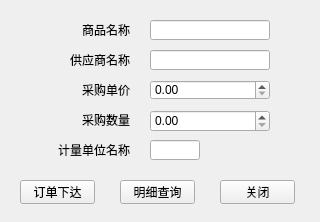
<?xml version="1.0" encoding="UTF-8"?>
<ui version="4.0">
 <class>Form</class>
 <widget class="QWidget" name="Form">
  <property name="geometry">
   <rect>
    <x>0</x>
    <y>0</y>
    <width>320</width>
    <height>222</height>
   </rect>
  </property>
  <property name="windowTitle">
   <string>采购订单下达</string>
  </property>
  <widget class="QLabel" name="label">
   <property name="geometry">
    <rect>
     <x>50</x>
     <y>20</y>
     <width>80</width>
     <height>20</height>
    </rect>
   </property>
   <property name="text">
    <string>商品名称</string>
   </property>
   <property name="alignment">
    <set>Qt::AlignRight|Qt::AlignTrailing|Qt::AlignVCenter</set>
   </property>
  </widget>
  <widget class="QLabel" name="label_2">
   <property name="geometry">
    <rect>
     <x>50</x>
     <y>50</y>
     <width>80</width>
     <height>20</height>
    </rect>
   </property>
   <property name="text">
    <string>供应商名称</string>
   </property>
   <property name="alignment">
    <set>Qt::AlignRight|Qt::AlignTrailing|Qt::AlignVCenter</set>
   </property>
  </widget>
  <widget class="QLabel" name="label_3">
   <property name="geometry">
    <rect>
     <x>50</x>
     <y>80</y>
     <width>80</width>
     <height>20</height>
    </rect>
   </property>
   <property name="text">
    <string>采购单价</string>
   </property>
   <property name="alignment">
    <set>Qt::AlignRight|Qt::AlignTrailing|Qt::AlignVCenter</set>
   </property>
  </widget>
  <widget class="QLabel" name="label_4">
   <property name="geometry">
    <rect>
     <x>50</x>
     <y>110</y>
     <width>80</width>
     <height>20</height>
    </rect>
   </property>
   <property name="text">
    <string>采购数量</string>
   </property>
   <property name="alignment">
    <set>Qt::AlignRight|Qt::AlignTrailing|Qt::AlignVCenter</set>
   </property>
  </widget>
  <widget class="QLabel" name="label_5">
   <property name="geometry">
    <rect>
     <x>50</x>
     <y>140</y>
     <width>80</width>
     <height>20</height>
    </rect>
   </property>
   <property name="text">
    <string>计量单位名称</string>
   </property>
   <property name="alignment">
    <set>Qt::AlignRight|Qt::AlignTrailing|Qt::AlignVCenter</set>
   </property>
  </widget>
  <widget class="QDoubleSpinBox" name="priceBox">
   <property name="geometry">
    <rect>
     <x>150</x>
     <y>80</y>
     <width>120</width>
     <height>20</height>
    </rect>
   </property>
   <property name="maximum">
    <double>999999.989999999990687</double>
   </property>
   <property name="value">
    <double>0.000000000000000</double>
   </property>
  </widget>
  <widget class="QLineEdit" name="measureEdit">
   <property name="geometry">
    <rect>
     <x>150</x>
     <y>140</y>
     <width>50</width>
     <height>20</height>
    </rect>
   </property>
  </widget>
  <widget class="QDoubleSpinBox" name="quantityBox">
   <property name="geometry">
    <rect>
     <x>150</x>
     <y>110</y>
     <width>120</width>
     <height>22</height>
    </rect>
   </property>
   <property name="maximum">
    <double>1000000.000000000000000</double>
   </property>
  </widget>
  <widget class="QPushButton" name="orderButton">
   <property name="geometry">
    <rect>
     <x>20</x>
     <y>180</y>
     <width>75</width>
     <height>24</height>
    </rect>
   </property>
   <property name="text">
    <string>订单下达</string>
   </property>
  </widget>
  <widget class="QPushButton" name="queryButton">
   <property name="geometry">
    <rect>
     <x>120</x>
     <y>180</y>
     <width>75</width>
     <height>24</height>
    </rect>
   </property>
   <property name="text">
    <string>明细查询</string>
   </property>
  </widget>
  <widget class="QPushButton" name="exitButton">
   <property name="geometry">
    <rect>
     <x>220</x>
     <y>180</y>
     <width>75</width>
     <height>24</height>
    </rect>
   </property>
   <property name="text">
    <string>关闭</string>
   </property>
  </widget>
  <widget class="QLineEdit" name="nameEdit">
   <property name="geometry">
    <rect>
     <x>150</x>
     <y>20</y>
     <width>120</width>
     <height>20</height>
    </rect>
   </property>
  </widget>
  <widget class="QLineEdit" name="supplyEdit">
   <property name="geometry">
    <rect>
     <x>150</x>
     <y>50</y>
     <width>120</width>
     <height>20</height>
    </rect>
   </property>
  </widget>
 </widget>
 <resources/>
 <connections/>
</ui>
